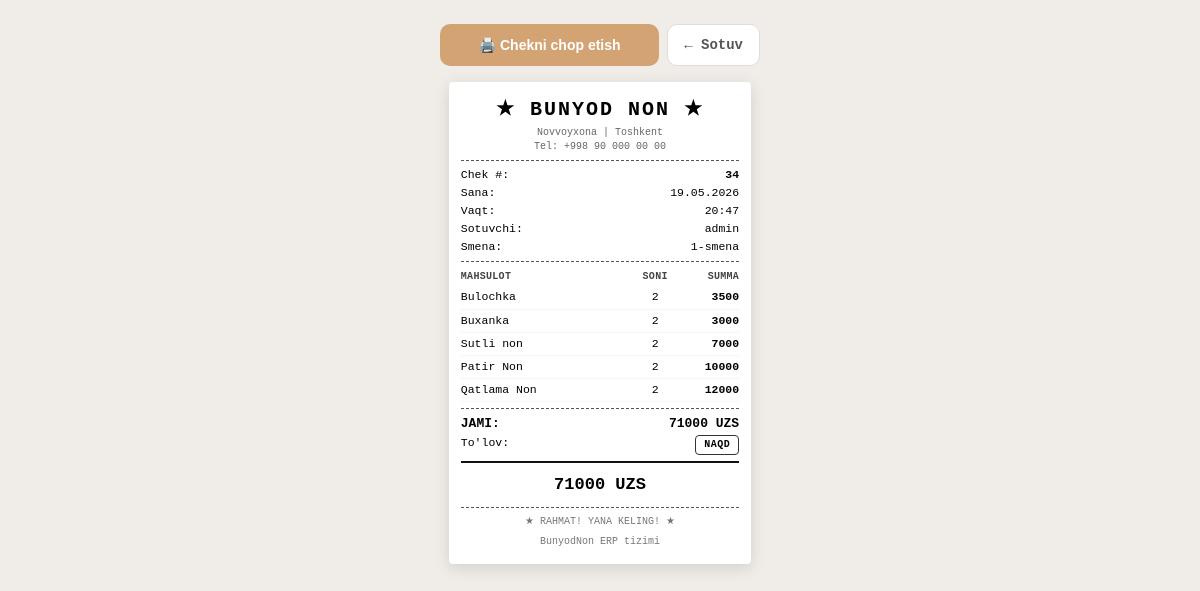
Screenshot of /sales/receipt/34/ (signed in) with the database file from the repository.
### sales/models.py (models this page shows, shortened)
class Sale(models.Model):
    PAYMENT_CHOICES = [
        ('cash', 'Naqd'),
        ('terminal', 'Terminal'),
        ('electronic', 'Click/Payme'),
    ]
    date = models.DateTimeField(auto_now_add=True)
    total_amount = models.DecimalField(max_digits=12, decimal_places=2, default=0)
    payment_method = models.CharField(max_length=20, choices=PAYMENT_CHOICES, default='cash')
    seller = models.ForeignKey(User, null=True, blank=True, on_delete=models.SET_NULL, related_name='sales')
    shift_name = models.CharField(max_length=100, blank=True, default='')

class SaleItem(models.Model):
    sale = models.ForeignKey(Sale, on_delete=models.CASCADE, related_name='items')
    product = models.ForeignKey(Product, on_delete=models.PROTECT)
    quantity = models.IntegerField()
    price_at_sale = models.DecimalField(max_digits=10, decimal_places=2)

### production/models.py (models this page shows, shortened)
class Product(models.Model):
    name = models.CharField(max_length=255)
    price = models.DecimalField(max_digits=10, decimal_places=2)
    category = models.ForeignKey(ProductCategory, null=True, blank=True, on_delete=models.SET_NULL, related_name='products')
    image = models.ImageField(upload_to='products/', null=True, blank=True)

### sales/views.py (the view, shortened to what this page needs)
# urls.py: path('receipt/<int:sale_id>/', views.print_receipt_view, name='print_receipt'),
@login_required
def print_receipt_view(request, sale_id):
    if not _can_access(request.user, 'seller', 'admin', 'branch_admin'):
        return redirect('dashboard')
    try:
        sale = Sale.objects.prefetch_related('items__product').get(id=sale_id)
    except Sale.DoesNotExist:
        messages.error(request, "Chek topilmadi.")
        return redirect('sales_dashboard')
    printer_error = None
    context = {
        'sale': sale,
        'printer_error': printer_error,
    }
    return render(request, 'print_receipt.html', context)

### sales/views.py (called while the page is built)
def _can_access(user, *roles):
    if user.is_superuser:
        return True
    return user.groups.filter(name__in=roles).exists()

### templates/print_receipt.html (shortened to what this page needs)
<!DOCTYPE html>
<html lang="uz">
<head>
</head>
<body>
<div class="action-bar">
    <button class="btn-print" onclick="window.print()">
        🖨️ Chekni chop etish
    </button>
    <a href="/sales/" class="btn-back">← Sotuv</a>
</div>
<div class="receipt">
    <div class="rc">
        <div class="logo">★ BUNYOD NON ★</div>
        <div class="sub">Novvoyxona | Toshkent</div>
        <div class="sub">Tel: +998 90 000 00 00</div>
    </div>
    <div class="dashed"></div>
    <div class="row"><span>Chek #:</span><span><b>{{ sale.id }}</b></span></div>
    <div class="row"><span>Sana:</span><span>{{ sale.date|date:"d.m.Y" }}</span></div>
    <div class="row"><span>Vaqt:</span><span>{{ sale.date|date:"H:i" }}</span></div>
    <div class="row"><span>Sotuvchi:</span><span>{{ sale.seller.username|default:"-" }}</span></div>
    {% if sale.shift_name %}
    <div class="row"><span>Smena:</span><span>{{ sale.shift_name }}</span></div>
    {% endif %}
    <div class="dashed"></div>
    <div class="item-header">
        <span>Mahsulot</span>
        <span style="text-align:center;">Soni</span>
        <span style="text-align:right;">Summa</span>
    </div>
    {% for item in sale.items.all %}
    <div class="item-row">
        <span class="item-name">{{ item.product.name }}</span>
        <span class="item-qty">{{ item.quantity }}</span>
        <span class="item-sum">{{ item.price_at_sale|floatformat:0 }}</span>
    </div>
    {% empty %}
    <div style="text-align:center;color:#aaa;padding:6px 0;font-size:11px;">Ma'lumot yo'q</div>
    {% endfor %}
    <div class="dashed"></div>
    <div class="row bold">
        <span>JAMI:</span>
        <span>{{ sale.total_amount|floatformat:0 }} UZS</span>
    </div>
    <div class="row">
        <span>To'lov:</span>
        <span class="pay-method">{{ sale.get_payment_method_display }}</span>
    </div>
    <div class="solid"></div>
    <div class="row xlarge">{{ sale.total_amount|floatformat:0 }} UZS</div>
    <div class="dashed"></div>
    <div class="footer">
        <div>★ RAHMAT! YANA KELING! ★</div>
        <div style="margin-top:4px;">BunyodNon ERP tizimi</div>
    </div>
</div>
</body>
</html>

### templates/print_receipt.html (style rules this page uses)
* { margin:0; padding:0; box-sizing:border-box; }
body { font-family: 'Courier New', Courier, monospace; background: #f0ede8; display: flex; flex-direction: column; align-items: center; padding: 24px 16px 80px; min-height: 100vh; }
.action-bar { width: 100%; max-width: 320px; display: flex; gap: 8px; margin-bottom: 16px; }
.btn-print { flex: 1; background: #D4A373; color: #fff; border: none; padding: 12px; border-radius: 10px; font-size: 14px; font-weight: 700; cursor: pointer; display: flex; align-items: center; justify-content: center; gap: 8px; }
.btn-back { background: #fff; color: #555; border: 1.5px solid #ddd; padding: 12px 16px; border-radius: 10px; font-size: 14px; font-weight: 600; cursor: pointer; text-decoration: none; display: flex; align-items: center; gap: 6px; }
.receipt { background: #fff; width: 80mm; max-width: 320px; padding: 14px 12px; box-shadow: 0 4px 16px rgba(0,0,0,0.12); border-radius: 4px; font-size: 12px; line-height: 1.4; }
.rc { text-align: center; }
.logo { font-size: 20px; font-weight: bold; letter-spacing: 2px; margin-bottom: 2px; }
.sub { font-size: 10px; color: #666; }
.dashed { border-top: 1px dashed #555; margin: 6px 0; }
.solid { border-top: 2px solid #111; margin: 6px 0; }
.row { display: flex; justify-content: space-between; font-size: 11.5px; margin: 2px 0; }
.row.bold { font-weight: bold; font-size: 13px; }
.row.xlarge { font-size: 17px; font-weight: bold; justify-content: center; padding: 4px 0; }
.item-header { display: grid; grid-template-columns: 1fr 28px 70px; font-size: 10px; font-weight: bold; color: #444; padding: 2px 0; text-transform: uppercase; letter-spacing: .03em; }
.item-row { display: grid; grid-template-columns: 1fr 28px 70px; font-size: 11.5px; padding: 3px 0; border-bottom: 1px dotted #eee; }
.item-name { overflow: hidden; text-overflow: ellipsis; white-space: nowrap; }
.item-qty { text-align: center; }
.item-sum { text-align: right; font-weight: 600; }
.pay-method { display: inline-block; padding: 2px 8px; border: 1px solid #333; border-radius: 4px; font-size: 10px; font-weight: bold; letter-spacing: .05em; text-transform: uppercase; }
.footer { text-align: center; font-size: 10px; color: #777; margin-top: 6px; line-height: 1.6; }

### rows the page displays
Sale: id "34", date "19.05.2026", date "20:47", seller.username "admin", shift_name "1-smena", total_amount "71000", payment_method "NAQD"
SaleItem: product.name "Bulochka", quantity "2", price_at_sale "3500"
SaleItem: product.name "Buxanka", quantity "2", price_at_sale "3000"
SaleItem: product.name "Sutli non", quantity "2", price_at_sale "7000"
SaleItem: product.name "Patir Non", quantity "2", price_at_sale "10000"
SaleItem: product.name "Qatlama Non", quantity "2", price_at_sale "12000"
